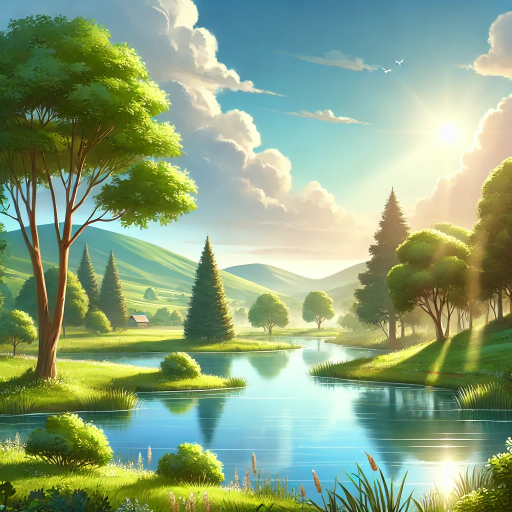
#> input picture tests/input_image.webp, 1024 x 1024 px (shown at 1/2 size)
$ python watermark.py ../tests/input_image.webp out.png ../tests/watermark.webp
#> lines starting #> are read from the running program, lines starting #| are printed output that depends on the picture
"""
This module provides functionality to add watermarks (either text or image) to images.
Functions:
    get_predefined_position(image_size: tuple[int, int], watermark_size: tuple[int, int],
    position: str) -> tuple[int, int]: add_watermark(input_image_path: str,
    output_image_path: str, watermark_data: str, position: Union[str,
    tuple[int, int]] = "bottom-right", watermark_type: str = "image",
    font_size: int = 30, opacity: int = 128) -> None:main() -> None:
    Parses command-line arguments and calls the add_watermark function with the parsed arguments.
"""
import argparse
from typing import Union, Tuple
from PIL import Image, ImageDraw, ImageFont

def get_predefined_position(image_size: Tuple[int, int], watermark_size: Tuple[int, int],
                            position: str) -> Tuple[int, int]:
    """
    Calculates the position of the watermark based on predefined positions.

    :param image_size: Tuple (width, height) of the image.
    :param watermark_size: Tuple (width, height) of the watermark.
    :param position: Predefined position string ('top-left', 'center', 'bottom-right').
    :return: (x, y) tuple for the watermark position.
    """
    image_width, image_height = image_size
    watermark_width, watermark_height = watermark_size
    if position == "center":
        return (image_width - watermark_width) // 2, (image_height - watermark_height) // 2
    if position == "bottom-right":
        return image_width - watermark_width - 10, image_height - watermark_height - 10
    if position == "top-left":
        return 10, 10
    raise ValueError("Invalid predefined position. Use 'center', 'bottom-right', or 'top-left'.")

def add_watermark(
    input_image_path: str,
    output_image_path: str,
    watermark_data: str,
    position: Union[str, Tuple[int, int]] = "bottom-right",
    watermark_type: str = "image",
    font_size: int = 30,
    opacity: int = 128
) -> None:
    """
    Adds a watermark (image or text) to an image at a custom or predefined position.

    :param input_image_path: Path to the input image.
    :param output_image_path: Path to save the output image with watermark.
    :param watermark_data: Path to the watermark image or the text for watermarking.
    :param position: Position for the watermark ('top-left', 'center', 'bottom-right'
      or custom (x, y)).
    :param watermark_type: Type of watermark ('image' or 'text').
    :param font_size: Font size for text watermark.
    :param opacity: Opacity of the watermark (0 to 255).
    """
#> called with input_image_path = '../tests/input_image.webp', output_image_path = 'out.png', watermark_data = '../tests/watermark.webp', position = 'bottom-right', watermark_type = 'image', font_size = 30, opacity = 128
    try:
        # Open the image
        image = Image.open(input_image_path).convert("RGBA")

        if watermark_type == 'image':
            image = add_image_watermark(image, watermark_data, position, opacity)
        elif watermark_type == 'text':
            image = add_text_watermark(image, watermark_data, position, font_size, opacity)
        else:
            raise ValueError("Invalid watermark type. Use 'image' or 'text'.")

        # Save the final image with watermark
        image.save(output_image_path, "PNG")
        print(f"Watermarked image saved to {output_image_path}")

    except FileNotFoundError as e:
        print(f"File not found: {e}")
    except IOError as e:
        print(f"IO error: {e}")
    except ValueError as e:
        print(f"Value error: {e}")

def add_image_watermark(image: Image.Image, watermark_data: str,
                        position: Union[str, Tuple[int, int]], opacity: int) -> Image.Image:
    """
    Adds an image watermark to the given image.

    :param image: The original image.
    :param watermark_data: Path to the watermark image.
    :param position: Position for the watermark ('top-left', 'center',
                                                'bottom-right' or custom (x, y)).
    :param opacity: Opacity of the watermark (0 to 255).
    :return: Image with the watermark.
    """
#> called with watermark_data = '../tests/watermark.webp', position = 'bottom-right', opacity = 128
    image_width, _ = image.size
#> image_width = 1024
    watermark = Image.open(watermark_data).convert("RGBA")
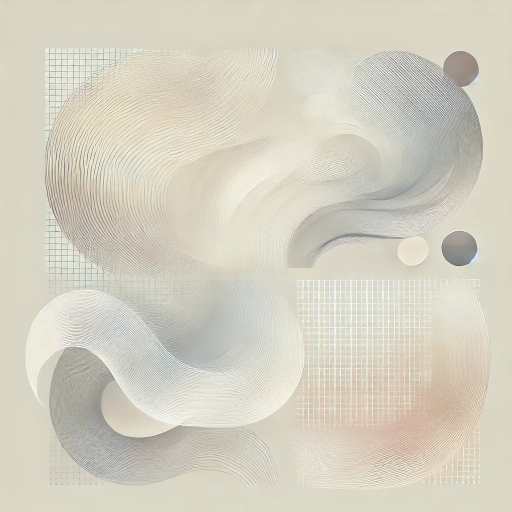
#> input picture tests/watermark.webp, 1024 x 1024 px (shown at 1/2 size)
    watermark_width, watermark_height = watermark.size
#> watermark_width = 1024; watermark_height = 1024

    # If position is a string, use predefined logic
    if isinstance(position, str):
        position = get_predefined_position(image.size, watermark.size, position)
#> position = (-10, -10)

    # Resize watermark if needed (optional, based on original image size)
    scale_factor = 0.1  # Resize watermark to 10% of image width (adjust if needed)
    new_width = int(image_width * scale_factor)
#> new_width = 102
    new_height = int(watermark_height * (new_width / watermark_width))
#> new_height = 102
    watermark = watermark.resize((new_width, new_height), Image.Resampling.LANCZOS)
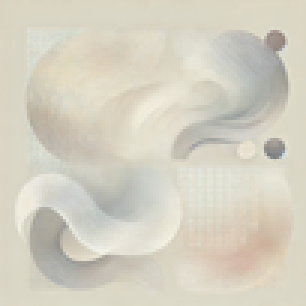
#> watermark: PIL image 102x102 RGBA (shown 3 times larger); mean R, G, B, A 212.9, 208.5, 193.8, 255

    # Apply opacity to watermark
    watermark_with_opacity = watermark.copy()
    watermark_with_opacity.putalpha(opacity)
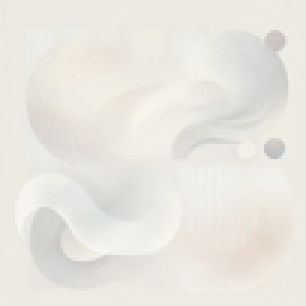
#> watermark_with_opacity: PIL image 102x102 RGBA (shown 3 times larger); mean R, G, B, A 212.9, 208.5, 193.8, 128; transparent parts drawn white

    # Paste watermark onto the image
    image.paste(watermark_with_opacity, position, watermark_with_opacity)
    return image

def add_text_watermark(image: Image.Image, watermark_data: str,
                        position: Union[str, tuple[int, int]],
                        font_size: int, opacity: int) -> Image.Image:
    """
    Adds a text watermark to the given image.

    :param image: The original image.
    :param watermark_data: The text for watermarking.
    :param position: Position for the watermark
     ('top-left', 'center', 'bottom-right' or custom (x, y)).
    :param font_size: Font size for text watermark.
    :param opacity: Opacity of the watermark (0 to 255).
    :return: Image with the watermark.
    """
    watermark_text = watermark_data
    draw = ImageDraw.Draw(image)
    try:
        font = ImageFont.truetype("arial.ttf", font_size)
    except IOError:
        font = ImageFont.load_default()

    # Calculate text size using textbbox
    text_bbox = draw.textbbox((0, 0), watermark_text, font=font)
    text_width, text_height = text_bbox[2] - text_bbox[0], text_bbox[3] - text_bbox[1]

    # If position is a string, use predefined logic
    if isinstance(position, str):
        position = get_predefined_position(image.size, (text_width, text_height), position)

    # Apply opacity to text
    watermark_overlay = Image.new("RGBA", image.size, (0, 0, 0, 0))
    watermark_draw = ImageDraw.Draw(watermark_overlay)
    watermark_draw.text(position, watermark_text, font=font, fill=(255, 255, 255, opacity))

    # Combine image with text watermark
    return Image.alpha_composite(image, watermark_overlay)

def main():
    """
    Main function to add a watermark (text or image) to an image.
    This function sets up the argument parser to handle command-line arguments
    and calls the add_watermark function with the parsed arguments.
    Command-line arguments:
    - input_image (str): Path to the input image.
    - output_image (str): Path to save the output image with the watermark.
    - watermark_data (str): Path to the watermark image or the text for watermarking.
    - --position (str, optional): Position of the watermark. Choices are "top-left",
    "center", "bottom-right".
        Default is "bottom-right".
    - --watermark_type (str, optional): Type of watermark. Choices are "image" or "text".
      Default is "image".
    - --font_size (int, optional): Font size for text watermark. Default is 30.
    - --opacity (int, optional): Opacity for the watermark. Range is 0 to 255.
      Default is 128.
    """

    # Set up the argument parser
    parser = argparse.ArgumentParser(description="Add a watermark (text or image) to an image.")
    # Define command-line arguments
    parser.add_argument("input_image", help="Path to the input image.")
    parser.add_argument("output_image",
                         help="Path to save the output image with the watermark.")
    parser.add_argument("watermark_data",
                        help="Path to the watermark image or the text for watermarking.")
    parser.add_argument("--position", default="bottom-right",
                         choices=["top-left", "center", "bottom-right"],
                        help="Position of the watermark (default: bottom-right).")
    parser.add_argument("--watermark_type", default="image", choices=["image", "text"],
                        help="Type of watermark: 'image' or 'text' (default: image).")
    parser.add_argument("--font_size", type=int, default=30,
                        help="Font size for text watermark (default: 30).")
    parser.add_argument("--opacity", type=int, default=128, choices=range(0, 256),
                        help="Opacity for the watermark (default: 128).")
    # Parse the arguments
    args = parser.parse_args()
    # Call the add_watermark function with the parsed arguments
    add_watermark(
        input_image_path=args.input_image,
        output_image_path=args.output_image,
        watermark_data=args.watermark_data,
        position=args.position,
        watermark_type=args.watermark_type,
        font_size=args.font_size,
        opacity=args.opacity
    )

if __name__ == "__main__":
    main()
